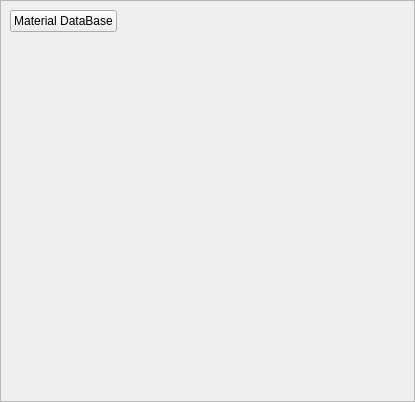
<?xml version="1.0" encoding="UTF-8"?>
<ui version="4.0">
 <class>TransportWidget</class>
 <widget class="QWidget" name="TransportWidget">
  <property name="geometry">
   <rect>
    <x>0</x>
    <y>0</y>
    <width>415</width>
    <height>402</height>
   </rect>
  </property>
  <property name="windowTitle">
   <string>Form</string>
  </property>
  <layout class="QGridLayout" name="gridLayout">
   <property name="leftMargin">
    <number>0</number>
   </property>
   <property name="topMargin">
    <number>0</number>
   </property>
   <property name="rightMargin">
    <number>0</number>
   </property>
   <property name="bottomMargin">
    <number>0</number>
   </property>
   <item row="0" column="0">
    <widget class="QScrollArea" name="scrollArea">
     <property name="widgetResizable">
      <bool>true</bool>
     </property>
     <widget class="QWidget" name="scrollAreaWidgetContents">
      <property name="geometry">
       <rect>
        <x>0</x>
        <y>0</y>
        <width>413</width>
        <height>400</height>
       </rect>
      </property>
      <layout class="QGridLayout" name="gridLayout_2">
       <item row="0" column="0">
        <layout class="QVBoxLayout" name="verticalLayout"/>
       </item>
       <item row="1" column="0">
        <layout class="QHBoxLayout" name="horizontalLayout">
         <item>
          <widget class="QPushButton" name="pushButton_MaterialDataBase">
           <property name="text">
            <string>Material DataBase</string>
           </property>
          </widget>
         </item>
         <item>
          <spacer name="horizontalSpacer">
           <property name="orientation">
            <enum>Qt::Horizontal</enum>
           </property>
           <property name="sizeHint" stdset="0">
            <size>
             <width>40</width>
             <height>20</height>
            </size>
           </property>
          </spacer>
         </item>
        </layout>
       </item>
       <item row="2" column="0">
        <spacer name="verticalSpacer">
         <property name="orientation">
          <enum>Qt::Vertical</enum>
         </property>
         <property name="sizeHint" stdset="0">
          <size>
           <width>20</width>
           <height>252</height>
          </size>
         </property>
        </spacer>
       </item>
      </layout>
     </widget>
    </widget>
   </item>
  </layout>
 </widget>
 <resources/>
 <connections/>
</ui>
